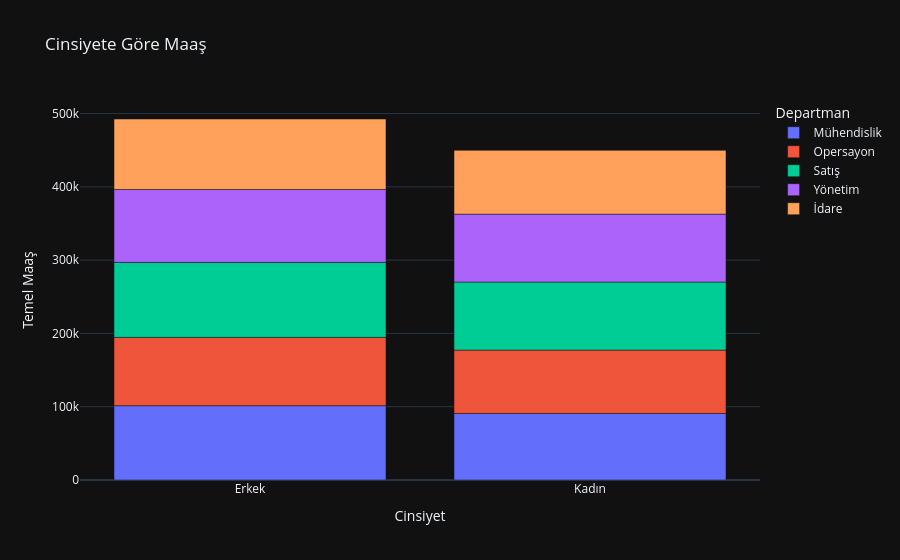

Notebook code cell kept with this figure:
### Code cell
fig = px.bar(b, x="Cinsiyet", y="Temel Maaş", color="Departman", title="Cinsiyete Göre Maaş")
fig.update_layout(template='plotly_dark')
fig.show()

### Figure 1 — Plotly figure (JSON) as saved in the notebook; plotly's stock layout.template omitted (floating-point values rounded to 4 significant figures)
{"data": [{"alignmentgroup": "True", "hovertemplate": "Departman=Mühendislik<br>Cinsiyet=%{x}<br>Temel Maaş=%{y}<extra></extra>", "legendgroup": "Mühendislik", "marker": {"color": "#636efa", "pattern": {"shape": ""}}, "name": "Mühendislik", "offsetgroup": "Mühendislik", "orientation": "v", "showlegend": true, "textposition": "auto", "type": "bar", "x": ["Erkek", "Kadın"], "xaxis": "x", "y": [101433, 90770.0], "yaxis": "y"}, {"alignmentgroup": "True", "hovertemplate": "Departman=Opersayon<br>Cinsiyet=%{x}<br>Temel Maaş=%{y}<extra></extra>", "legendgroup": "Opersayon", "marker": {"color": "#EF553B", "pattern": {"shape": ""}}, "name": "Opersayon", "offsetgroup": "Opersayon", "orientation": "v", "showlegend": true, "textposition": "auto", "type": "bar", "x": ["Erkek", "Kadın"], "xaxis": "x", "y": [93120.0, 86460.0], "yaxis": "y"}, {"alignmentgroup": "True", "hovertemplate": "Departman=Satış<br>Cinsiyet=%{x}<br>Temel Maaş=%{y}<extra></extra>", "legendgroup": "Satış", "marker": {"color": "#00cc96", "pattern": {"shape": ""}}, "name": "Satış", "offsetgroup": "Satış", "orientation": "v", "showlegend": true, "textposition": "auto", "type": "bar", "x": ["Erkek", "Kadın"], "xaxis": "x", "y": [102300.0, 92870.0], "yaxis": "y"}, {"alignmentgroup": "True", "hovertemplate": "Departman=Yönetim<br>Cinsiyet=%{x}<br>Temel Maaş=%{y}<extra></extra>", "legendgroup": "Yönetim", "marker": {"color": "#ab63fa", "pattern": {"shape": ""}}, "name": "Yönetim", "offsetgroup": "Yönetim", "orientation": "v", "showlegend": true, "textposition": "auto", "type": "bar", "x": ["Erkek", "Kadın"], "xaxis": "x", "y": [99480.0, 92680.0], "yaxis": "y"}, {"alignmentgroup": "True", "hovertemplate": "Departman=İdare<br>Cinsiyet=%{x}<br>Temel Maaş=%{y}<extra></extra>", "legendgroup": "İdare", "marker": {"color": "#FFA15A", "pattern": {"shape": ""}}, "name": "İdare", "offsetgroup": "İdare", "orientation": "v", "showlegend": true, "textposition": "auto", "type": "bar", "x": ["Erkek", "Kadın"], "xaxis": "x", "y": [96170.0, 87070.0], "yaxis": "y"}], "layout": {"barmode": "relative", "legend": {"title": {"text": "Departman"}, "tracegroupgap": 0}, "title": {"text": "Cinsiyete Göre Maaş"}, "xaxis": {"anchor": "y", "domain": [0, 1], "title": {"text": "Cinsiyet"}}, "yaxis": {"anchor": "x", "domain": [0, 1], "title": {"text": "Temel Maaş"}}}}
